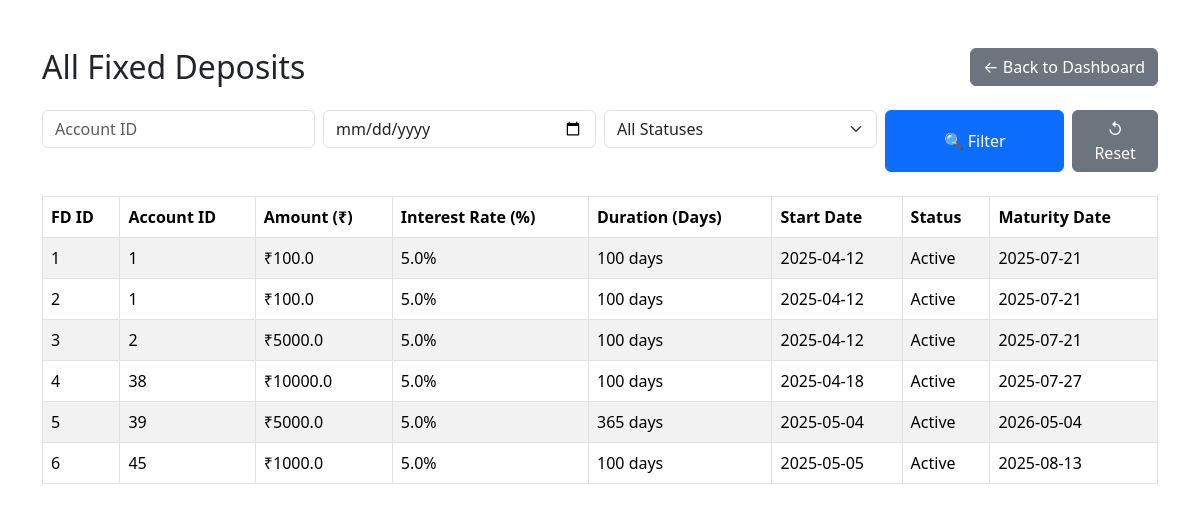
Page /view_fds_clerk (signed in) on the committed database.
### tables this page shows
CREATE TABLE fd (
        fd_id INTEGER PRIMARY KEY AUTOINCREMENT,
        account_id INTEGER NOT NULL,
        amount REAL NOT NULL,
        interest_rate REAL NOT NULL,
        duration_days INTEGER NOT NULL,
        start_date TEXT NOT NULL, maturity_date TEXT, status TEXT DEFAULT 'Active',
        FOREIGN KEY (account_id) REFERENCES accounts(account_id)
    );

CREATE TABLE accounts (
        account_id INTEGER PRIMARY KEY AUTOINCREMENT,
        user_id INTEGER NOT NULL,
        balance REAL DEFAULT 0,
        account_type TEXT CHECK(account_type IN ('Savings', 'Current')) NOT NULL,
        created_at TEXT DEFAULT CURRENT_DATE,
        FOREIGN KEY (user_id) REFERENCES users(user_id)
    );

### admin_site/app.py (the view)
@app.route('/view_fds_clerk')
def view_fds_clerk():
    if 'admin_id' not in session or session.get('admin_role') not in ['manager', 'clerk']:
        flash("Unauthorized access.", "danger")
        return redirect(url_for('login'))
    account_id = request.args.get('account_id', '').strip()
    start_date = request.args.get('start_date', '').strip()
    status = request.args.get('status', 'all')
    query = """
        SELECT fd_id, accounts.account_id, amount, interest_rate, duration_days, start_date,
               status, maturity_date
        FROM fd
        JOIN accounts ON fd.account_id = accounts.account_id
        WHERE 1=1
    """
    params = []
    if account_id:
        query += " AND accounts.account_id = ?"
        params.append(account_id)
    if start_date:
        query += " AND DATE(start_date) = DATE(?)"
        params.append(start_date)
    if status and status.lower() != 'all':
        query += " AND status = ?"
        params.append(status)
    conn = get_db_connection()
    cursor = conn.cursor()
    cursor.execute(query, params)
    fds = cursor.fetchall()
    conn.close()
    return render_template('view_fds_clerk.html', fds=fds)

### admin_site/app.py (called while the page is built)
def get_db_connection():
    conn = sqlite3.connect(DB_PATH)
    conn.row_factory = sqlite3.Row  # This allows accessing rows by column name
    return conn

### admin_site/templates/view_fds_clerk.html (shortened to what this page needs)
<!DOCTYPE html>
<html lang="en">
<head>
  <link href="https://cdn.jsdelivr.net/npm/bootstrap@5.3.3/dist/css/bootstrap.min.css" rel="stylesheet">
</head>
<body>
<div class="container mt-5">
  <div class="d-flex justify-content-between align-items-center mb-4">
    <h2 class="mb-0">All Fixed Deposits</h2>
    <div class="d-flex gap-2">
      <a href="/clerk-dashboard" class="btn btn-secondary">← Back to Dashboard</a>
    </div>
  </div>
  <form method="get" class="row g-2 mb-4">
    <div class="col-md-3">
      <input type="text" name="account_id" class="form-control" placeholder="Account ID"
             value="{{ request.args.get('account_id', '') }}">
    </div>
    <div class="col-md-3">
      <input type="date" name="start_date" class="form-control"
             value="{{ request.args.get('start_date', '') }}">
    </div>
    <div class="col-md-3">
      <select name="status" class="form-select">
        <option value="all" {% if request.args.get('status') == 'all' or not request.args.get('status') %}selected{% endif %}>All Statuses</option>
      </select>
    </div>
    <div class="col-md-2 d-grid">
      <button type="submit" class="btn btn-primary">🔍 Filter</button>
    </div>
    <div class="col-md-1 d-grid">
      <a href="/view_fds_clerk" class="btn btn-secondary">↺ Reset</a>
    </div>
  </form>
  {% if fds %}
    <table class="table table-bordered table-striped">
      <thead>
        <tr>
          <th>FD ID</th>
          <th>Account ID</th>
          <th>Amount (₹)</th>
          <th>Interest Rate (%)</th>
          <th>Duration (Days)</th>
          <th>Start Date</th>
          <th>Status</th>
          <th>Maturity Date</th>
        </tr>
      </thead>
      <tbody>
        {% for fd in fds %}
          <tr>
            <td>{{ fd[0] }}</td>
            <td>{{ fd[1] }}</td>
            <td>₹{{ fd[2] }}</td>
            <td>{{ fd[3] }}%</td>
            <td>{{ fd[4] }} days</td>
            <td>{{ fd[5] }}</td>
            <td>{{ fd[6] }}</td>
            <td>{{ fd[7] }}</td>
          </tr>
        {% endfor %}
      </tbody>
    </table>
  {% else %}
    <p>No fixed deposits found in the system.</p>
  {% endif %}
</div>
</body>
</html>

### rows in the picture
fd: fd_id "1", account_id "1", amount "100.0", interest_rate "5.0", duration_days "100", start_date "2025-04-12", status "Active", maturity_date "2025-07-21"
fd: fd_id "2", account_id "1", amount "100.0", interest_rate "5.0", duration_days "100", start_date "2025-04-12", status "Active", maturity_date "2025-07-21"
fd: fd_id "3", account_id "2", amount "5000.0", interest_rate "5.0", duration_days "100", start_date "2025-04-12", status "Active", maturity_date "2025-07-21"
fd: fd_id "4", account_id "38", amount "10000.0", interest_rate "5.0", duration_days "100", start_date "2025-04-18", status "Active", maturity_date "2025-07-27"
fd: fd_id "5", account_id "39", amount "5000.0", interest_rate "5.0", duration_days "365", start_date "2025-05-04", status "Active", maturity_date "2026-05-04"
fd: fd_id "6", account_id "45", amount "1000.0", interest_rate "5.0", duration_days "100", start_date "2025-05-05", status "Active", maturity_date "2025-08-13"
